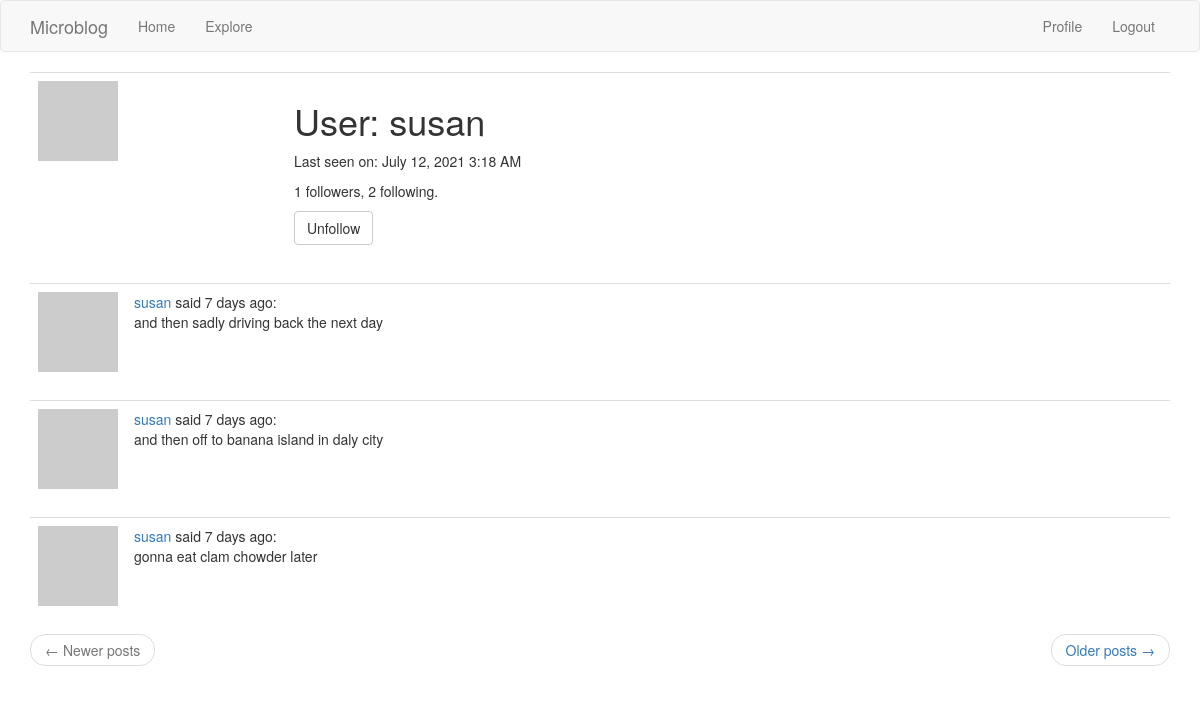
Screenshot of /user/susan (signed in) with the database file from the repository.
### app/models.py (models this page shows, shortened)
class User(UserMixin, db.Model):
    id = db.Column(db.Integer, primary_key=True)
    username = db.Column(db.String(64), index=True, unique=True)
    email = db.Column(db.String(120), index=True, unique=True)
    password_hash = db.Column(db.String(120))
    posts = db.relationship('Post', backref='author', lazy='dynamic')
    about_me = db.Column(db.String(140))
    last_seen = db.Column(db.DateTime, default=datetime.datetime.utcnow)
    def avatar(self, size):
        digest = md5(self.email.lower().encode('utf-8')).hexdigest()
        return 'https://www.gravatar.com/avatar/{}?d=identicons&s={}'.format(digest, size)
    followed = db.relationship(
        'User', secondary=followers,
        primaryjoin=(followers.c.follower_id == id),
        secondaryjoin=(followers.c.followed_id == id),
        backref=db.backref('followers', lazy='dynamic'), lazy='dynamic')
    def is_following(self, user):
        return self.followed.filter(
            followers.c.followed_id == user.id).count() > 0

class Post(db.Model):
    id = db.Column(db.Integer, primary_key=True)
    body = db.Column(db.String(140))
    timestamp = db.Column(db.DateTime, index=True, default=datetime.datetime.utcnow)
    user_id = db.Column(db.Integer, db.ForeignKey('user.id'))

### app/routes.py (the view)
@app.route('/user/<username>')
@login_required
def user(username):
    user = User.query.filter_by(username=username).first_or_404()
    page = request.args.get('page', 1, type=int)
    posts= user.posts.order_by(Post.timestamp.desc()).paginate(
        page, app.config['POSTS_PER_PAGE'], False)
    next_url = url_for('user', username=user.username, page=posts.next_num) \
        if posts.has_next else None
    prev_url = url_for('user', username=user.username, page=posts.prev_num) \
        if posts.has_prev else None
    form = EmptyForm()
    return render_template('user.html', user=user, posts=posts.items,
                           next_url=next_url, prev_url=prev_url, form=form)

### app/forms.py
class EmptyForm(FlaskForm):
    submit = SubmitField('Submit')

### app/models.py (called while the page is built)
@login.user_loader
def load_user(id):
    return User.query.get(int(id))

### app/routes.py (called while the page is built)
@app.before_request
def before_request():
    if current_user.is_authenticated:
        current_user.last_seen = datetime.utcnow()
        db.session.commit()

### app/templates/user.html (shortened to what this page needs)
{% extends "base.html" %}
{% block app_content %}
    <table class="table table-hover">
        <tr>
            <td width="256px"><img src="{{ user.avatar(256) }}"></td>
            <td>
                <h1>User: {{ user.username }}</h1>
                {% if user.last_seen %}
                <p>Last seen on: {{ moment(user.last_seen).format('LLL') }}</p>
                {% endif %}
                <p>{{ user.followers.count() }} followers, {{ user.followed.count() }} following.</p>
                {% if user == current_user %}
                <p><a href="{{ url_for('edit_profile') }}">Edit your profile</a></p>
                {% else %}
                <p>
                    <form action="{{ url_for('unfollow', username=user.username) }}" method="post">
                        {{ form.submit(value='Unfollow', class_='btn btn-default') }}
                    </form>
                </p>
                {% endif %}
            </td>
        </tr>
    </table>
    {% for post in posts %}
        {% include '_post.html' %}
    {% endfor %}
    <nav aria-label="...">
        <ul class="pager">
            <li class="previous{% if not prev_url %} disabled{% endif %}">
                <a href="{{ prev_url or '#' }}">
                    <span aria-hidden="true">&larr;</span> Newer posts
                </a>
            </li>
            <li class="next{% if not next_url %} disabled{% endif %}">
                <a href="{{ next_url or '#' }}">
                    Older posts <span aria-hidden="true">&rarr;</span>
                </a>
            </li>
        </ul>
    </nav>
{% endblock %}

### app/templates/_post.html
<table class="table table-hover">
    <tr>
        <td width="70px">
            <a href="{{ url_for('user', username=post.author.username) }}">
                <img src="{{ post.author.avatar(70) }}" />
            </a>
        </td>
        <td>
            <a href="{{ url_for('user', username=post.author.username) }}">
                {{ post.author.username }}
            </a>
            said {{ moment(post.timestamp).fromNow() }}:
            <br>
            {{ post.body }}
        </td>
    </tr>
</table>

### rows the page displays
User: username "susan", last_seen "July 12, 2021 3:18 AM"
Post: author.username "susan", timestamp "7 days ago", body "and then sadly driving back the next day"
Post: author.username "susan", timestamp "7 days ago", body "and then off to banana island in daly city"
Post: author.username "susan", timestamp "7 days ago", body "gonna eat clam chowder later"

### other values shown
{{ user.followers.count() }} "1"
{{ user.followed.count() }} "2"
